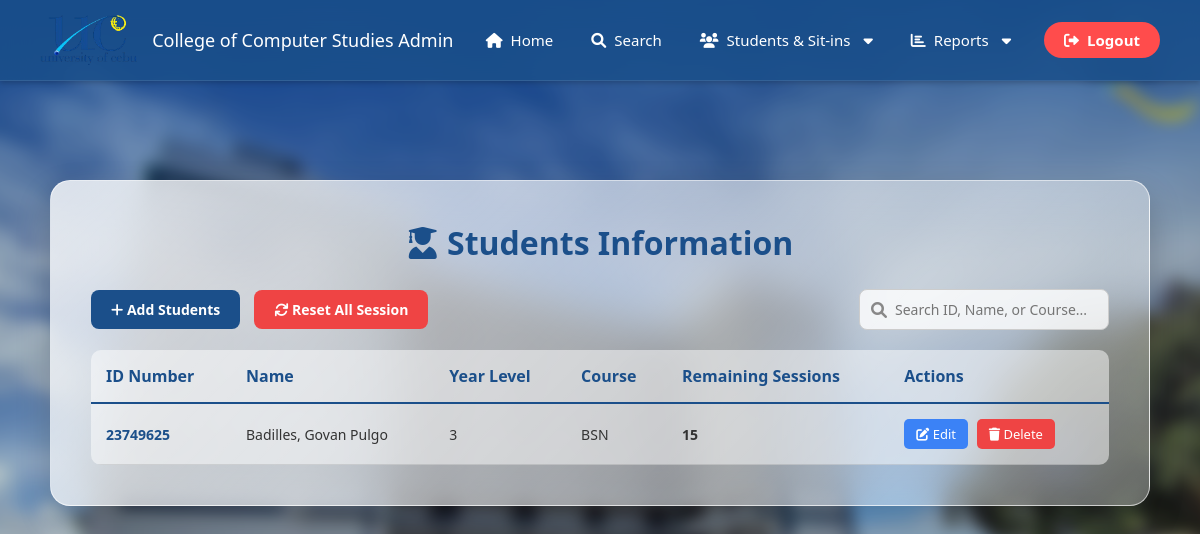
/student_list (signed in), run on an earlier commit of the app's database.
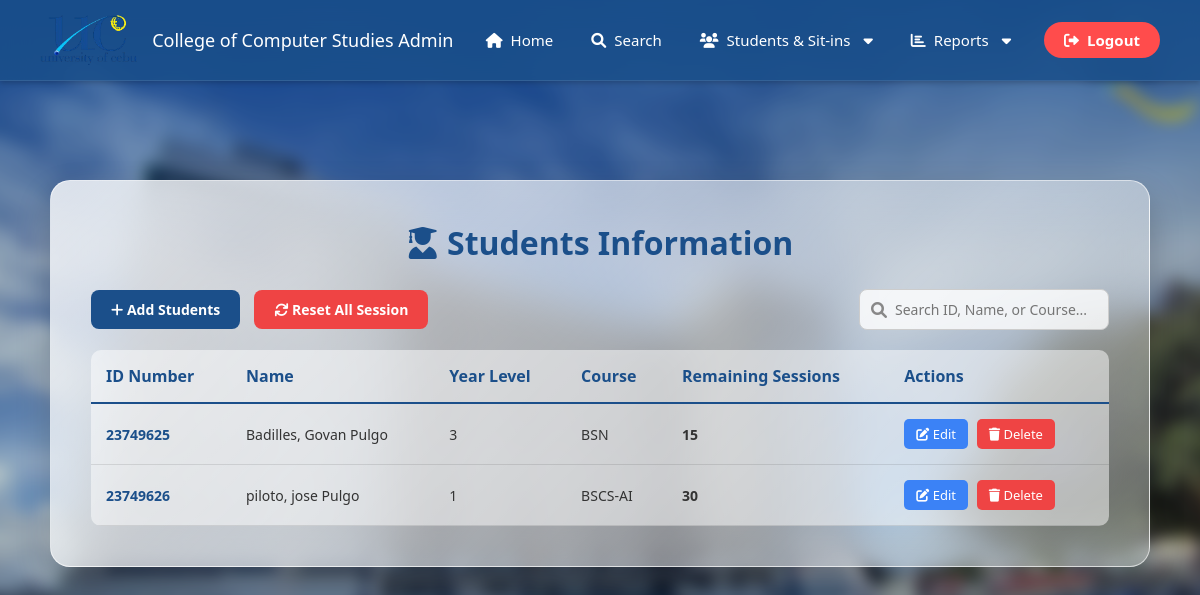
And on a later commit of the database.
### tables this page shows
CREATE TABLE users (
            id INTEGER PRIMARY KEY AUTOINCREMENT,
            id_number TEXT UNIQUE NOT NULL,
            lastname TEXT NOT NULL,
            firstname TEXT NOT NULL,
            middlename TEXT,
            course_level TEXT,
            password TEXT NOT NULL,
            email TEXT,
            course TEXT,
            address TEXT,
            role TEXT DEFAULT 'student',
            remaining_sessions INTEGER DEFAULT 30,
            profile_pic TEXT DEFAULT 'default_profile.png'
        );

### app.py (the view)
@app.route('/student_list')
def student_list():
    if 'user_id' not in session or session.get('role') != 'admin':
        return redirect(url_for('home'))
    conn = get_db_connection()
    cursor = conn.cursor()
    students = cursor.execute('''
        SELECT id, id_number, firstname, middlename, lastname, course, course_level, remaining_sessions
        FROM users
        WHERE role = 'student'
        ORDER BY lastname ASC
    ''').fetchall()
    conn.close()
    return render_template('student_list.html', students=students)

### app.py (called while the page is built)
def get_db_connection():
    conn = sqlite3.connect('students.db')
    conn.row_factory = sqlite3.Row
    return conn

### templates/student_list.html (shortened to what this page needs)
<!DOCTYPE html>
<html lang="en">
<head>
    <link rel="stylesheet" href="{{ url_for('static', filename='style.css') }}?v=15">
    <link rel="stylesheet" href="{{ url_for('static', filename='admin.css') }}?v=15">
    <link rel="stylesheet" href="https://cdnjs.cloudflare.com/ajax/libs/font-awesome/6.0.0/css/all.min.css">
</head>
<body class="admin-page">
    <nav class="navbar">
        <div class="logo">
            <img src="{{ url_for('static', filename='images/uclogonav.png') }}" alt="UC Logo">
            College of Computer Studies Admin
        </div>
        <div class="nav-links">
            <a href="/admin_dashboard"><i class="fas fa-home"></i> Home</a>
            <a href="#" id="searchNavBtn"><i class="fas fa-search"></i> Search</a>
            <div class="dropdown">
                <button class="dropbtn"><i class="fas fa-users"></i> Students & Sit-ins <i class="fas fa-caret-down" style="margin-left: 5px;"></i></button>
            </div>
            <div class="dropdown">
                <button class="dropbtn"><i class="fas fa-chart-bar"></i> Reports <i class="fas fa-caret-down" style="margin-left: 5px;"></i></button>
            </div>
            <a href="/logout" class="logout-btn"><i class="fas fa-sign-out-alt"></i> Logout</a>
        </div>
    </nav>
    <div class="admin-container">
        <div class="admin-glass-card" style="max-width: 1200px; margin: auto;">
            <h1 style="color: #1b4f8a; margin-bottom: 25px; text-align: center; font-size: 32px;">
                <i class="fas fa-user-graduate"></i> Students Information
            </h1>
            <div class="table-controls">
                <div>
                    <button class="btn-control btn-add"><i class="fas fa-plus"></i> Add Students</button>
                   <form action="/reset_sessions" method="POST" style="display: inline;" onsubmit="return confirm('Are you sure you want to reset ALL students back to 30 sessions?');">
                     <button type="submit" class="btn-control btn-reset"><i class="fas fa-sync"></i> Reset All Session</button>
                    </form>
                </div>
               <div class="search-box">
                    <i class="fas fa-search"></i>
                    <input type="text" id="masterlistSearch" placeholder="Search ID, Name, or Course...">
                </div>
            </div>
            <table class="modern-table">
                <thead>
                    <tr>
                        <th>ID Number</th>
                        <th>Name</th>
                        <th>Year Level</th>
                        <th>Course</th>
                        <th>Remaining Sessions</th>
                        <th>Actions</th>
                    </tr>
                </thead>
               <tbody>
                    {% for student in students %}
                    <tr>
                        <td style="font-weight: bold; color: #1b4f8a;">{{ student.id_number }}</td>
                        <td>{{ student.lastname }}, {{ student.firstname }} {{ student.middlename }}</td>
                        <td>{{ student.course_level | replace('st Year', '') | replace('nd Year', '') | replace('rd Year', '') | replace('th Year', '') }}</td>
                        <td>{{ student.course }}</td>
                        <td style="font-weight: bold;">{{ student.remaining_sessions }}</td>
                        <td>
                            <button class="action-btn action-edit"
                                data-id="{{ student.id }}"
                                data-firstname="{{ student.firstname }}"
                                data-middlename="{{ student.middlename }}"
                                data-lastname="{{ student.lastname }}"
                                data-course="{{ student.course }}"
                                data-level="{{ student.course_level | replace('st Year', '') | replace('nd Year', '') | replace('rd Year', '') | replace('th Year', '') }}">
                                <i class="fas fa-edit"></i> Edit
                            </button>
                            <form action="/delete_student/{{ student.id }}" method="POST" style="display: inline;" onsubmit="return confirm('Are you sure you want to delete {{ student.firstname }}? This action cannot be undone.');">
                                <button type="submit" class="action-btn action-delete"><i class="fas fa-trash"></i> Delete</button>
                            </form>
                        </td>
                    </tr>
                    {% else %}
                    <tr>
                        <td colspan="6" style="padding: 30px; text-align: center; color: #666; font-style: italic;">
                            No registered students found.
                        </td>
                    </tr>
                    {% endfor %}
                </tbody>
            </table>
        </div>
    </div>
</body>
</html>

### static/style.css (style rules this page uses)
* { box-sizing: border-box; margin: 0; padding: 0; font-family: 'Segoe UI', Tahoma, Geneva, Verdana, sans-serif; }
body { background-color: #EBEBEB; }
a { text-decoration: none; transition: opacity 0.3s; }
.navbar { background-color: rgba(21, 76, 121, 0.95); padding: 15px 30px; display: flex; justify-content: space-between; align-items: center; color: white; box-shadow: 0 2px 5px rgba(0,0,0,0.2); position: fixed; top: 0; left: 0; width: 100% !important; z-index: 9999; }
body { padding-top: 80px; }
.logo { font-size: 18px; font-weight: 500; display: flex; align-items: center; gap: 15px; white-space: nowrap; }
.logo img { height: 50px; width: auto; }

### static/admin.css (style rules this page uses)
body.admin-page { margin: 0; display: flex; flex-direction: column; position: relative; font-family: sans-serif; }
body.admin-page::before { content: ""; position: fixed; top: -20px; left: -20px; right: -20px; bottom: -20px; background-image: url('/static/images/ucbackground.jpg'); background-size: cover; background-position: center; background-repeat: no-repeat; filter: blur(8px) brightness(0.8); z-index: -1; }
.admin-container { flex: 1; display: flex; justify-content: center; align-items: center; z-index: 1; margin-top: 100px; margin-bottom: 50px; }
.admin-glass-card { background: linear-gradient(135deg, rgba(255, 255, 255, 0.8), rgba(255, 255, 255, 0.3)); backdrop-filter: blur(20px); padding: 40px; width: 1100px; max-width: 90%; border-radius: 20px; box-shadow: 0 15px 35px rgba(0, 0, 0, 0.2); border: 1px solid rgba(255, 255, 255, 0.6); position: relative; text-align: center; }
.navbar { position: fixed; top: 0; left: 0; width: 100%; box-sizing: border-box; z-index: 9999; background: rgba(27, 79, 138, 0.85); backdrop-filter: blur(15px); border-bottom: 1px solid rgba(255, 255, 255, 0.1); display: flex; justify-content: space-between; align-items: center; padding: 15px 40px; }
.nav-links { display: flex; align-items: center; gap: 8px; }
.nav-links a, .dropbtn { color: #ffffff; text-decoration: none; font-size: 15px; font-weight: 500; padding: 8px 15px; border-radius: 20px; transition: all 0.3s ease; display: flex; align-items: center; gap: 8px; background: transparent; border: none; cursor: pointer; font-family: inherit; }
.dropdown { position: relative; display: inline-block; }
.nav-links .logout-btn { background-color: #ff4c4c; color: white; font-weight: bold; padding: 8px 20px; margin-left: 10px; }

### templates/student_list.html (style rules this page uses)
.table-controls { display: flex; justify-content: space-between; align-items: center; margin-bottom: 20px; }
.btn-control { padding: 10px 20px; border: none; border-radius: 8px; color: white; font-weight: bold; font-size: 14px; cursor: pointer; transition: 0.3s; margin-right: 10px; }
.btn-add { background: #1b4f8a; }
.btn-reset { background: #ef4444; }
.search-box { position: relative; }
.search-box input { padding: 10px 15px 10px 35px; border-radius: 8px; border: 1px solid #ccc; outline: none; width: 250px; font-size: 14px; background: rgba(255, 255, 255, 0.8); }
.search-box i { position: absolute; left: 12px; top: 50%; transform: translateY(-50%); color: #888; }
.modern-table { width: 100%; border-collapse: collapse; text-align: left; background: rgba(255, 255, 255, 0.5); border-radius: 10px; overflow: hidden; }
.modern-table th { color: #1b4f8a; padding: 15px; border-bottom: 2px solid #1b4f8a; font-weight: 700; }
.modern-table td { padding: 15px; border-bottom: 1px solid rgba(0,0,0,0.1); color: #333; font-size: 14px; }
.action-btn { padding: 6px 12px; border: none; border-radius: 5px; color: white; cursor: pointer; font-size: 13px; margin-right: 5px; transition: 0.3s; }
.action-edit { background: #3b82f6; }
.action-delete { background: #ef4444; }

What changed in the data, as far as the page shows it:
added users: id_number "23749626", lastname "piloto", firstname "jose", middlename "Pulgo", course_level "1", course "BSCS-AI", remaining_sessions "30"
